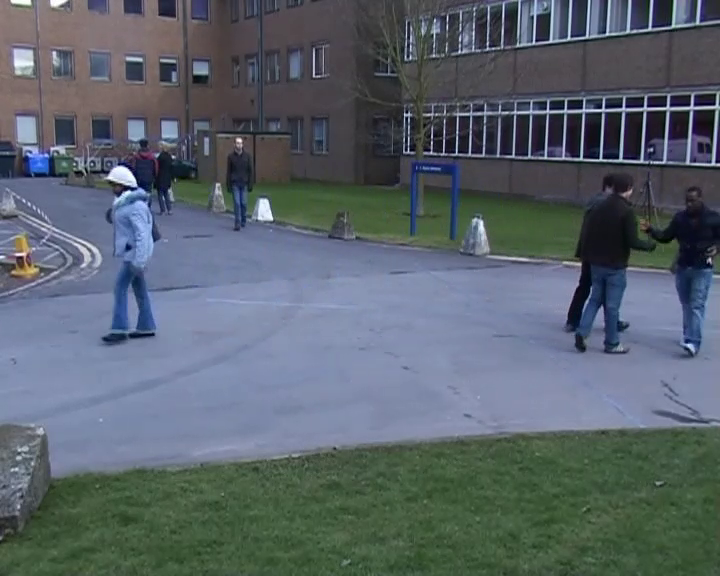
#> input picture frame 53 of lab03/vtest.mp4, 720 x 576 px
$ python lab03.py
#> lines starting #> are read from the running program, lines starting #| are printed output that depends on the picture; after the words box and inside, x2 and y2 are one past the last pixel; in counts of white or black regions, pixels touching at a corner belong together
from itertools import count
import cv2
import numpy as np


def find_par(relation, i):
    if (i in relation) == False:
        return i
    else:
        return find_par(relation, relation[i])

def ConnectedComponents(img):
    h, w = img.shape
    label = []
    for i in range(h):
        label.append([0 for _ in range(w)])
    counter = 1
    relation = {}
    area = {}

    for i in range(h):
        for j in range(w):
            if img[i][j] == 255:
                if i >= 1 and j >= 1 and label[i-1][j] != 0 and label[i][j-1] != 0 and label[i-1][j] != label[i][j-1]:
                    label[i][j] = min(label[i-1][j], label[i][j-1])
                    relation[max(label[i-1][j], label[i][j-1])] = min(label[i-1][j], label[i][j-1])
                elif i>=1 and label[i-1][j] != 0:
                    label[i][j] = label[i-1][j]
                elif j>=1 and label[i][j-1] != 0:
                    label[i][j] = label[i][j-1]
                else:
                    label[i][j] = counter
                    counter += 1

    print(f"counter: {counter}")
    # Solving
    for i in range(h):
        for j in range(w):
            if label[i][j] == 0:
                continue
            label[i][j] = find_par(relation, label[i][j])
            area[label[i][j]] = 0

    for i in range(h):
        for j in range(w):
            if label[i][j] != 0:
                area[label[i][j]] += 1

    return label, area


cap = cv2.VideoCapture("vtest.mp4")

back = cv2.createBackgroundSubtractorMOG2()
fourcc = cv2.VideoWriter_fourcc(*'MP4V')
out = cv2.VideoWriter('output.mp4', fourcc, 15.0, (720, 576))


framen = 30
while cap.isOpened() and framen != 0:
    _, img = cap.read()
#> img is the input picture: shape (576, 720, 3); mean B, G, R 107.2, 99, 89.3
    h, w, _ = img.shape
#> h = 576; w = 720
    fgmask = back.apply(img)
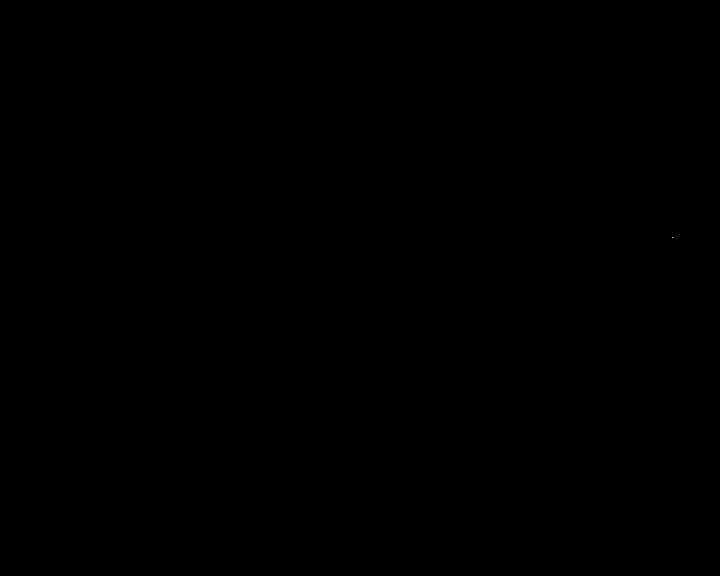
#> fgmask: shape (576, 720); values 127 (black) and 255 (white), 0% white in thin lines or dots, all inside (x1, y1, x2, y2) = (672, 237, 673, 238)
    shadowVal = back.getShadowValue()
    ret, nmask = cv2.threshold(fgmask, shadowVal, 255, cv2.THRESH_BINARY)
#> ret = 127
    label, area = ConnectedComponents(nmask)
#| counter: 2
#> label = 576 items; area = {1: 1}
    candi = []
    for k, v in area.items():
        if v >= 100:
            candi.append(k)
#> this loop made 1 pass
#> (k, v) on pass 1: (1, 1)
#> after the loop, candi = []

    for item in candi:
        right = w
        left = 0
        top = h
        bottom = 0
        for i in range(h):
            for j in range(w):
                if label[i][j] == item:
                    right = min(right, j)
                    left = max(left, j)
                    top = min(top, i)
                    bottom = max(bottom, i)
        cv2.rectangle(img, (right, top), (left, bottom), (0, 255, 0))
#> this loop made 0 passes
    cv2.imshow("cool", img)
    cv2.waitKey(33)
    out.write(img)

out.release()
